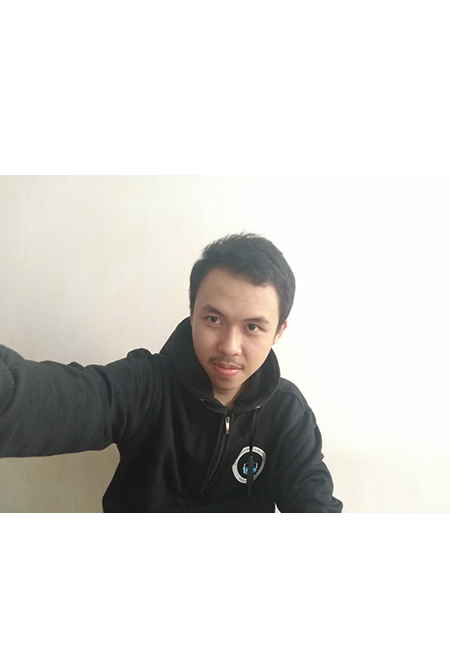
#> input picture quizcitra/agung1.png, 450 x 660 px
$ python main.py
#> lines starting #> are read from the running program, lines starting #| are printed output that depends on the picture
import cv2
import numpy as np


img = cv2.imread("agung1.png")
#> img is the input picture: shape (660, 450, 3); mean B, G, R 212.1, 215.1, 216.5
gray = cv2.cvtColor(img, cv2.COLOR_BGR2GRAY)
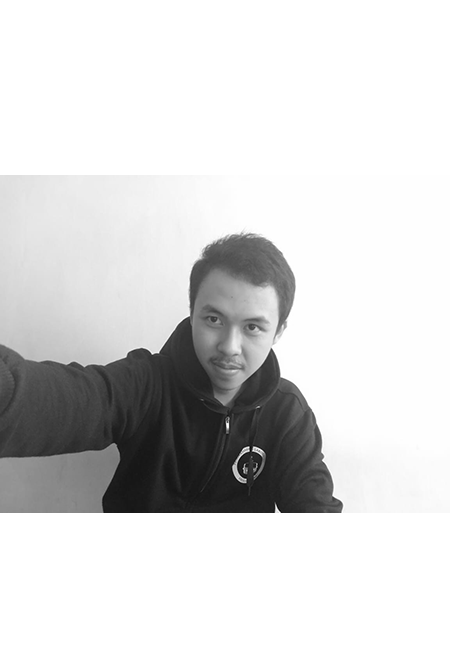
#> gray: shape (660, 450); min 2, max 255, mean 215.2

gambar = cv2.imread("agung1.png",0)
#> gambar: shape (660, 450); min 1, max 255, mean 215
konversi = cv2.equalizeHist(gambar)
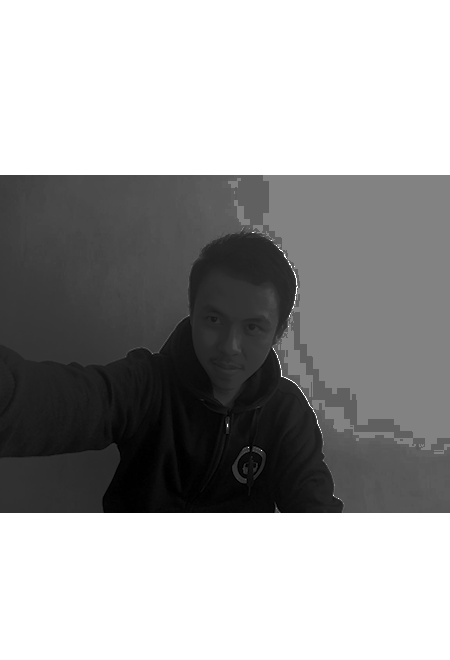
#> konversi: shape (660, 450); min 0, max 255, mean 160.3
result = np.hstack((gambar,konversi))
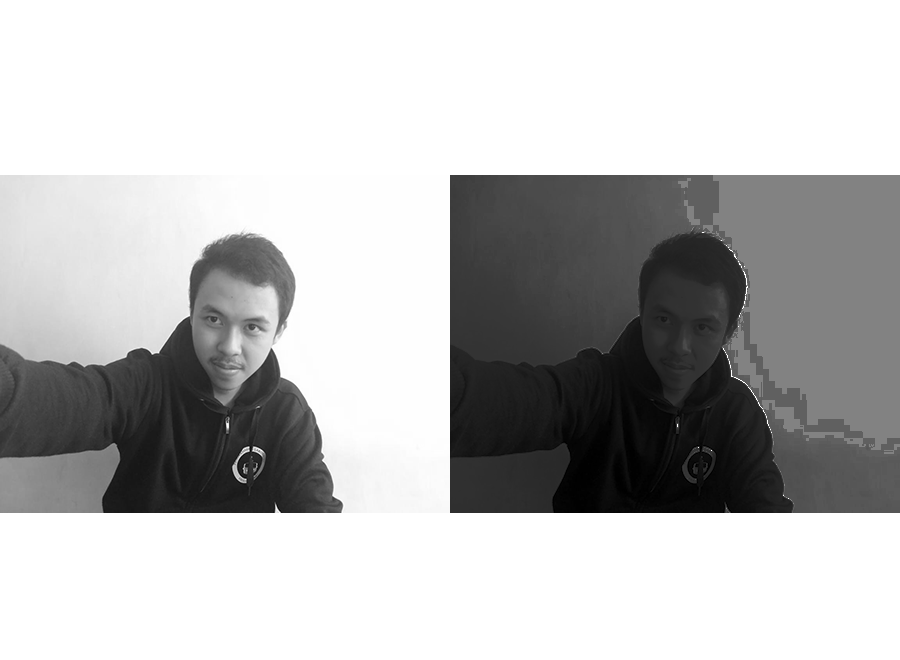
#> result: shape (660, 900); min 0, max 255, mean 187.7

cv2.imshow("Gambar Awal",img)
cv2.imshow("Gambar setelah grayscale",gray)
cv2.imshow("Hasil ",result)
cv2.waitKey(0)
cv2.destroyAllWindows()
